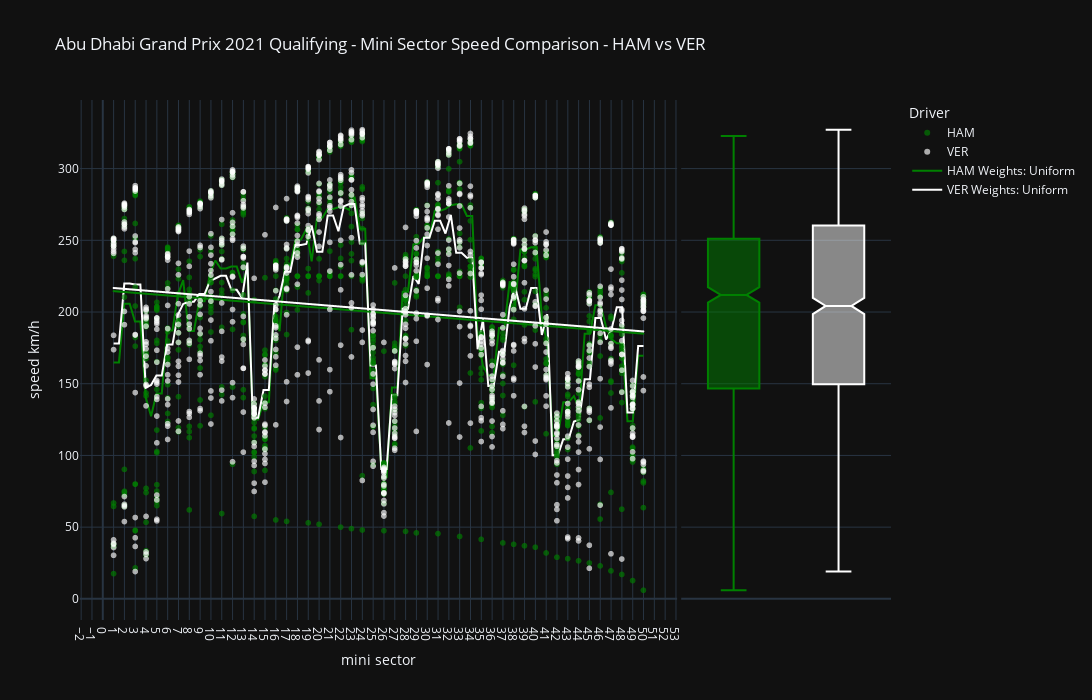

The notebook cell this image was saved under:
### Markdown cell above
If we look at the entire race with all the laps, we can see that Verstappen is faster at the start of the track or in the first four minisectors. After that, Hamilton beats Verstappen in minisectors five to seven, followed by a head-to-head race or steady change. Whereas in the last four minisectors Verstappen gains the upper hand again.

In summary, the fact that Verstappen was generally faster in the last and first four mini-sectors is also due to the fact that his top speed is higher. Accordingly, he had the crucial advantages there throughout the race and perhaps that's why he won the race in the end.

### Code cell
# 9.4 Mini sector entire race comparison HAM vs VER 

from sklearn.neighbors import KNeighborsRegressor
from sklearn.linear_model import LinearRegression

df_mini_compare_ham_ver = df_mini_compare.loc[df_mini_compare['Driver'].str.contains('HAM|VER', case= False)]
df = df_mini_compare.loc[df_mini_compare['Driver'].str.contains('HAM|VER', case= False)]

X_h = df['mini sector'].loc[df['Driver'] == 'HAM'].values.reshape(-1, 1)
X_v = df['mini sector'].loc[df['Driver'] == 'VER'].values.reshape(-1, 1)
x_range = np.linspace(X_h.min(), X_h.max(), 100)

# Model #1 Hamilton
knn_dist = KNeighborsRegressor(10, weights='uniform')
knn_dist.fit(X_h, df.loc[df['Driver'] == 'HAM'].Speed)
y_uni_h = knn_dist.predict(x_range.reshape(-1, 1))

# Model #1 Verstappen
knn_uni = KNeighborsRegressor(10, weights='uniform')
knn_uni.fit(X_v, df.loc[df['Driver'] == 'VER'].Speed)
y_uni_v = knn_uni.predict(x_range.reshape(-1, 1))

fig = px.scatter(df, x='mini sector', y='Speed', color='Driver', opacity=0.65, trendline='ols', template='plotly_dark', color_discrete_sequence=['green', 'white'], labels={'Speed': 'speed km/h',},
                 title=str(data.event.EventName) + ' ' + str(data.event.year) + ' Qualifying - Mini Sector Speed Comparison - HAM vs VER', height=700, width= 1200, marginal_y='box')
fig.add_traces(go.Scatter(x=x_range, y=y_uni_h, name='HAM Weights: Uniform', line=go.scatter.Line(color="green"), ))
fig.add_traces(go.Scatter(x=x_range, y=y_uni_v, name='VER Weights: Uniform', line=go.scatter.Line(color="white"),))

fig.update_layout(
    xaxis = dict(
        tickmode = 'linear',
        tick0 = 0,
        dtick = 1
    )
)

results = px.get_trendline_results(fig)
results = results.iloc[0]["px_fit_results"].summary()

model = px.get_trendline_results(fig)
alpha = model.iloc[0]["px_fit_results"].params[0]
beta = model.iloc[0]["px_fit_results"].params[1]


fig.show()

### Figure 1 — Plotly figure (JSON) as saved in the notebook; plotly's stock layout.template omitted (floating-point values rounded to 4 significant figures; data arrays with more than 128 entries replaced by an {"elided": "..."} marker saying what was removed)
{"data": [{"hovertemplate": "Driver=HAM<br>mini sector=%{x}<br>speed km/h=%{y}<extra></extra>", "legendgroup": "HAM", "marker": {"color": "green", "opacity": 0.65, "symbol": "circle"}, "mode": "markers", "name": "HAM", "showlegend": true, "type": "scattergl", "x": {"elided": "932 int values"}, "xaxis": "x", "y": {"elided": "932 float values"}, "yaxis": "y"}, {"alignmentgroup": "True", "hovertemplate": "Driver=HAM<br>speed km/h=%{y}<extra></extra>", "legendgroup": "HAM", "marker": {"color": "green", "symbol": "circle"}, "name": "HAM", "notched": true, "offsetgroup": "HAM", "showlegend": false, "type": "box", "xaxis": "x2", "y": {"elided": "932 float values"}, "yaxis": "y2"}, {"hovertemplate": "<b>OLS trendline</b><br>Speed = -0.605612 * mini sector + 215.158<br>R<sup>2</sup>=0.014822<br><br>Driver=HAM<br>mini sector=%{x}<br>speed km/h=%{y} <b>(trend)</b><extra></extra>", "legendgroup": "HAM", "marker": {"color": "green", "symbol": "circle"}, "mode": "lines", "name": "HAM", "showlegend": false, "type": "scattergl", "x": {"elided": "932 int values"}, "xaxis": "x", "y": {"elided": "932 float values"}, "yaxis": "y"}, {"hovertemplate": "Driver=VER<br>mini sector=%{x}<br>speed km/h=%{y}<extra></extra>", "legendgroup": "VER", "marker": {"color": "white", "opacity": 0.65, "symbol": "circle"}, "mode": "markers", "name": "VER", "showlegend": true, "type": "scattergl", "x": {"elided": "950 int values"}, "xaxis": "x", "y": {"elided": "950 float values"}, "yaxis": "y"}, {"alignmentgroup": "True", "hovertemplate": "Driver=VER<br>speed km/h=%{y}<extra></extra>", "legendgroup": "VER", "marker": {"color": "white", "symbol": "circle"}, "name": "VER", "notched": true, "offsetgroup": "VER", "showlegend": false, "type": "box", "xaxis": "x2", "y": {"elided": "950 float values"}, "yaxis": "y2"}, {"hovertemplate": "<b>OLS trendline</b><br>Speed = -0.618446 * mini sector + 217.381<br>R<sup>2</sup>=0.016153<br><br>Driver=VER<br>mini sector=%{x}<br>speed km/h=%{y} <b>(trend)</b><extra></extra>", "legendgroup": "VER", "marker": {"color": "white", "symbol": "circle"}, "mode": "lines", "name": "VER", "showlegend": false, "type": "scattergl", "x": {"elided": "950 int values"}, "xaxis": "x", "y": {"elided": "950 float values"}, "yaxis": "y"}, {"line": {"color": "green"}, "name": "HAM Weights: Uniform", "type": "scatter", "x": [1, 1.495, 1.99, 2.485, 2.98, 3.475, 3.97, 4.465, 4.96, 5.455, 5.949, 6.444, 6.939, 7.434, 7.929, 8.424, 8.919, 9.414, 9.909, 10.4, 10.9, 11.39, 11.89, 12.38, 12.88, 13.37, 13.87, 14.36, 14.86, 15.35, 15.85, 16.34, 16.84, 17.33, 17.83, 18.32, 18.82, 19.31, 19.81, 20.3, 20.8, 21.29, 21.79, 22.28, 22.78, 23.27, 23.77, 24.26, 24.76, 25.25, 25.75, 26.24, 26.74, 27.23, 27.73, 28.22, 28.72, 29.21, 29.71, 30.2, 30.7, 31.19, 31.69, 32.18, 32.68, 33.17, 33.67, 34.16, 34.66, 35.15, 35.65, 36.14, 36.64, 37.13, 37.63, 38.12, 38.62, 39.11, 39.61, 40.1, 40.6, 41.09, 41.59, 42.08, 42.58, 43.07, 43.57, 44.06, 44.56, 45.05, 45.55, 46.04, 46.54, 47.03, 47.53, 48.02, 48.52, 49.01, 49.51, 50], "y": [164.8, 164.8, 205.7, 205.7, 193.4, 193.4, 140.5, 127.3, 143.2, 143.2, 187.1, 187.1, 212.0, 222.2, 186.8, 186.8, 207.5, 207.5, 226.4, 235.9, 230.3, 230.3, 231.7, 231.7, 220.5, 230.0, 125.1, 125.1, 137.1, 137.1, 201.5, 186.6, 232.7, 232.7, 250.6, 250.6, 257.7, 235.4, 265.8, 265.8, 271.8, 271.8, 273.1, 273.1, 271.2, 280.4, 258.1, 258.1, 153.9, 153.9, 92.07, 84.22, 147.3, 147.3, 214.2, 214.2, 247.2, 247.8, 252.2, 252.2, 270.7, 270.7, 271.9, 274.5, 275.1, 275.1, 267.0, 267.0, 183.1, 162.6, 156.0, 156.0, 188.9, 188.9, 221.6, 204.5, 243.6, 243.6, 245.1, 245.1, 196.9, 177.7, 113.8, 113.8, 137.2, 137.2, 141.4, 132.5, 184.8, 184.8, 204.7, 204.7, 189.6, 181.1, 178.2, 178.2, 123.9, 123.9, 169.5, 169.5]}, {"line": {"color": "white"}, "name": "VER Weights: Uniform", "type": "scatter", "x": [1, 1.495, 1.99, 2.485, 2.98, 3.475, 3.97, 4.465, 4.96, 5.455, 5.949, 6.444, 6.939, 7.434, 7.929, 8.424, 8.919, 9.414, 9.909, 10.4, 10.9, 11.39, 11.89, 12.38, 12.88, 13.37, 13.87, 14.36, 14.86, 15.35, 15.85, 16.34, 16.84, 17.33, 17.83, 18.32, 18.82, 19.31, 19.81, 20.3, 20.8, 21.29, 21.79, 22.28, 22.78, 23.27, 23.77, 24.26, 24.76, 25.25, 25.75, 26.24, 26.74, 27.23, 27.73, 28.22, 28.72, 29.21, 29.71, 30.2, 30.7, 31.19, 31.69, 32.18, 32.68, 33.17, 33.67, 34.16, 34.66, 35.15, 35.65, 36.14, 36.64, 37.13, 37.63, 38.12, 38.62, 39.11, 39.61, 40.1, 40.6, 41.09, 41.59, 42.08, 42.58, 43.07, 43.57, 44.06, 44.56, 45.05, 45.55, 46.04, 46.54, 47.03, 47.53, 48.02, 48.52, 49.01, 49.51, 50], "y": [178.0, 178.0, 219.9, 219.9, 219.2, 219.2, 147.3, 149.1, 155.7, 155.7, 177.3, 177.3, 198.0, 205.6, 207.1, 207.1, 212.5, 212.5, 221.6, 223.3, 225.2, 225.2, 215.5, 215.5, 209.8, 234.5, 126.3, 126.3, 145.7, 145.7, 203.7, 211.3, 228.0, 228.0, 246.7, 246.7, 247.4, 260.4, 242.1, 242.1, 267.3, 267.3, 256.3, 273.7, 275.3, 275.3, 247.8, 247.8, 162.7, 162.7, 90.48, 90.48, 142.0, 142.0, 202.3, 202.3, 225.1, 219.7, 251.8, 251.8, 263.6, 263.6, 254.7, 267.7, 241.2, 241.2, 237.8, 237.8, 174.0, 194.9, 148.5, 148.5, 172.3, 172.3, 203.5, 217.8, 202.2, 202.2, 216.7, 216.7, 184.0, 198.5, 100.1, 100.1, 111.3, 111.3, 123.7, 125.0, 153.1, 153.1, 195.8, 195.8, 180.9, 187.5, 203.4, 203.4, 130.0, 130.0, 176.3, 176.3]}], "layout": {"height": 700, "legend": {"title": {"text": "Driver"}, "tracegroupgap": 0}, "title": {"text": "Abu Dhabi Grand Prix 2021 Qualifying - Mini Sector Speed Comparison - HAM vs VER"}, "width": 1200, "xaxis": {"anchor": "y", "domain": [0, 0.7363], "dtick": 1, "tick0": 0, "tickmode": "linear", "title": {"text": "mini sector"}}, "xaxis2": {"anchor": "y2", "domain": [0.7413, 1], "matches": "x2", "showgrid": false, "showline": false, "showticklabels": false, "ticks": ""}, "yaxis": {"anchor": "x", "domain": [0, 1], "title": {"text": "speed km/h"}}, "yaxis2": {"anchor": "x2", "domain": [0, 1], "matches": "y", "showgrid": true, "showticklabels": false}}}
